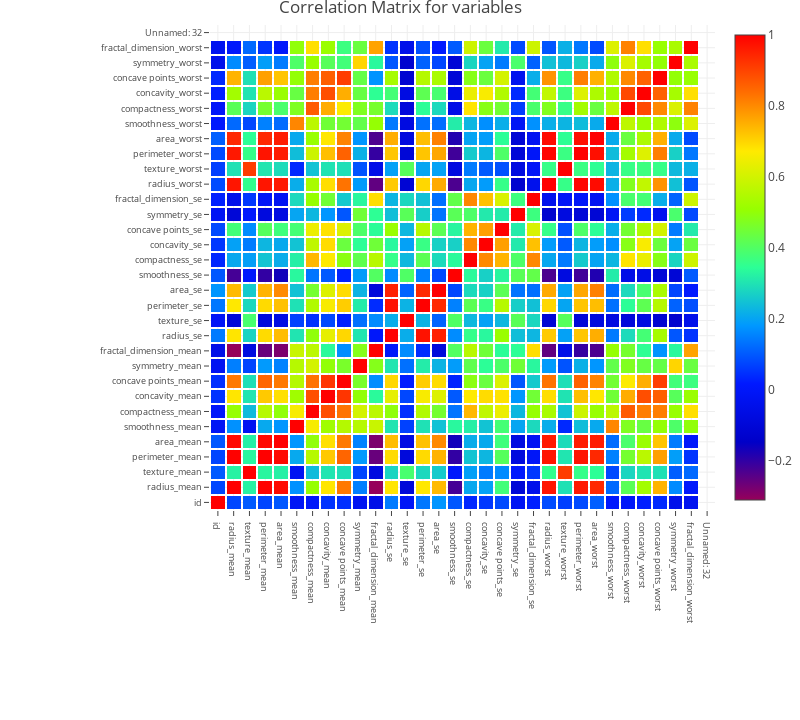

Notebook code for this chart:
### Markdown cell above
# Práctica 6: Modelos lineales con scipy.stats

El objetivo de esta práctica es modeloar por los menos dos aspectos que tengan los datos con modelos lineales simples. Se utiliza la nueva herramienta de scipy para realizar dichas operaciones. 

En la práctica anterior se realizó un mapa de calor para revisar las correlaciones que tienen entre ellos los datos dentro del csv.

### Code cell
import plotly.offline as py
import numpy as np
py.init_notebook_mode(connected=True)
import plotly.graph_objs as go
import plotly.tools as tls
import plotly.figure_factory as ff

correlation = e.corr()
#tick labels
matrix_cols = correlation.columns.tolist()
#convert to array
corr_array  = np.array(correlation)
#Plotting
trace = go.Heatmap(z = corr_array,
                   x = matrix_cols,
                   y = matrix_cols,
                   xgap = 2,
                   ygap = 2,
                   colorscale='Rainbow',
                   colorbar   = dict() ,
                  )
layout = go.Layout(dict(title = 'Correlation Matrix for variables',
                        autosize = False,
                        height  = 720,
                        width   = 800,
                        margin  = dict(r = 0 ,l = 210,
                                       t = 25,b = 210,
                                     ),
                        yaxis   = dict(tickfont = dict(size = 9)),
                        xaxis   = dict(tickfont = dict(size = 9)),
                       )
                  )
fig = go.Figure(data = [trace],layout = layout)
py.iplot(fig)

### Figure 1 — Plotly figure (JSON) as saved in the notebook; plotly's stock layout.template omitted (floating-point values rounded to 4 significant figures; data arrays with more than 128 entries replaced by an {"elided": "..."} marker saying what was removed)
{"data": [{"colorscale": "Rainbow", "type": "heatmap", "uid": "46420137-13bf-4ee4-b84e-3eda43899cc2", "x": ["id", "radius_mean", "texture_mean", "perimeter_mean", "area_mean", "smoothness_mean", "compactness_mean", "concavity_mean", "concave points_mean", "symmetry_mean", "fractal_dimension_mean", "radius_se", "texture_se", "perimeter_se", "area_se", "smoothness_se", "compactness_se", "concavity_se", "concave points_se", "symmetry_se", "fractal_dimension_se", "radius_worst", "texture_worst", "perimeter_worst", "area_worst", "smoothness_worst", "compactness_worst", "concavity_worst", "concave points_worst", "symmetry_worst", "fractal_dimension_worst", "Unnamed: 32"], "xgap": 2, "y": ["id", "radius_mean", "texture_mean", "perimeter_mean", "area_mean", "smoothness_mean", "compactness_mean", "concavity_mean", "concave points_mean", "symmetry_mean", "fractal_dimension_mean", "radius_se", "texture_se", "perimeter_se", "area_se", "smoothness_se", "compactness_se", "concavity_se", "concave points_se", "symmetry_se", "fractal_dimension_se", "radius_worst", "texture_worst", "perimeter_worst", "area_worst", "smoothness_worst", "compactness_worst", "concavity_worst", "concave points_worst", "symmetry_worst", "fractal_dimension_worst", "Unnamed: 32"], "ygap": 2, "z": {"elided": "32x32 float values"}}], "layout": {"autosize": false, "height": 720, "margin": {"b": 210, "l": 210, "r": 0, "t": 25}, "title": {"text": "Correlation Matrix for variables"}, "width": 800, "xaxis": {"tickfont": {"size": 9}}, "yaxis": {"tickfont": {"size": 9}}}}
